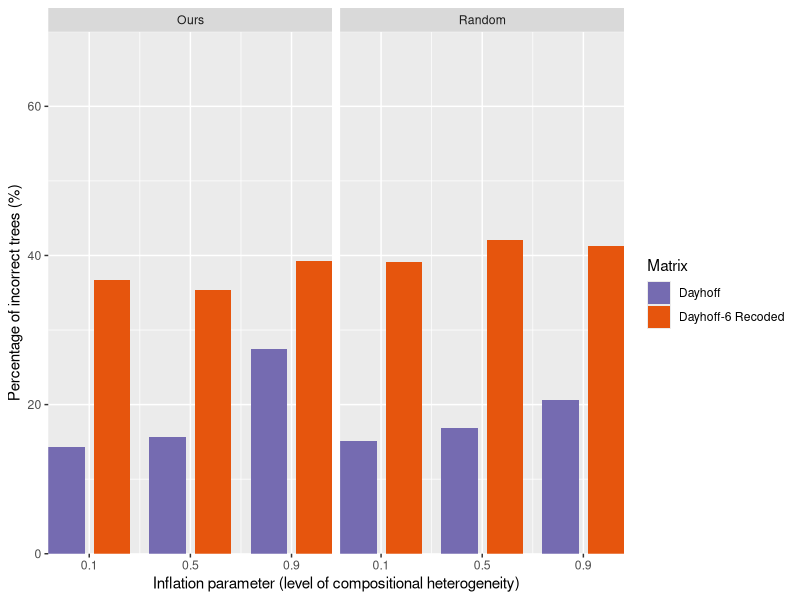

R code for this plot:
data <- read.csv('comp_het_random_proportion.csv')
data$proportion <- data$proportion*100
names(data)[4]<-"percent"
library(ggplot2)
b <- ggplot(data, aes(x=inflation.parameter, y=percent)) + geom_bar(aes(fill=reorder(type, percent)), stat = "identity", position=position_dodge2(preserve = c("total"), padding = 0.2))  + facet_wrap(~Pairing, nrow=1)
b + scale_x_continuous(name="Inflation parameter (level of compositional heterogeneity)", breaks =c(0.1, 0.5, 0.9), label=c("0.1","0.5","0.9"), expand = c(0, 0)) + scale_y_continuous(name="Percentage of incorrect trees (%)", expand = c(0, 0), limits=c(0,70)) + labs(fill="Matrix") + scale_fill_manual(values=c("#756bb1","#e6550d"))
#Figure was modified in illustrator for supplemental figure
